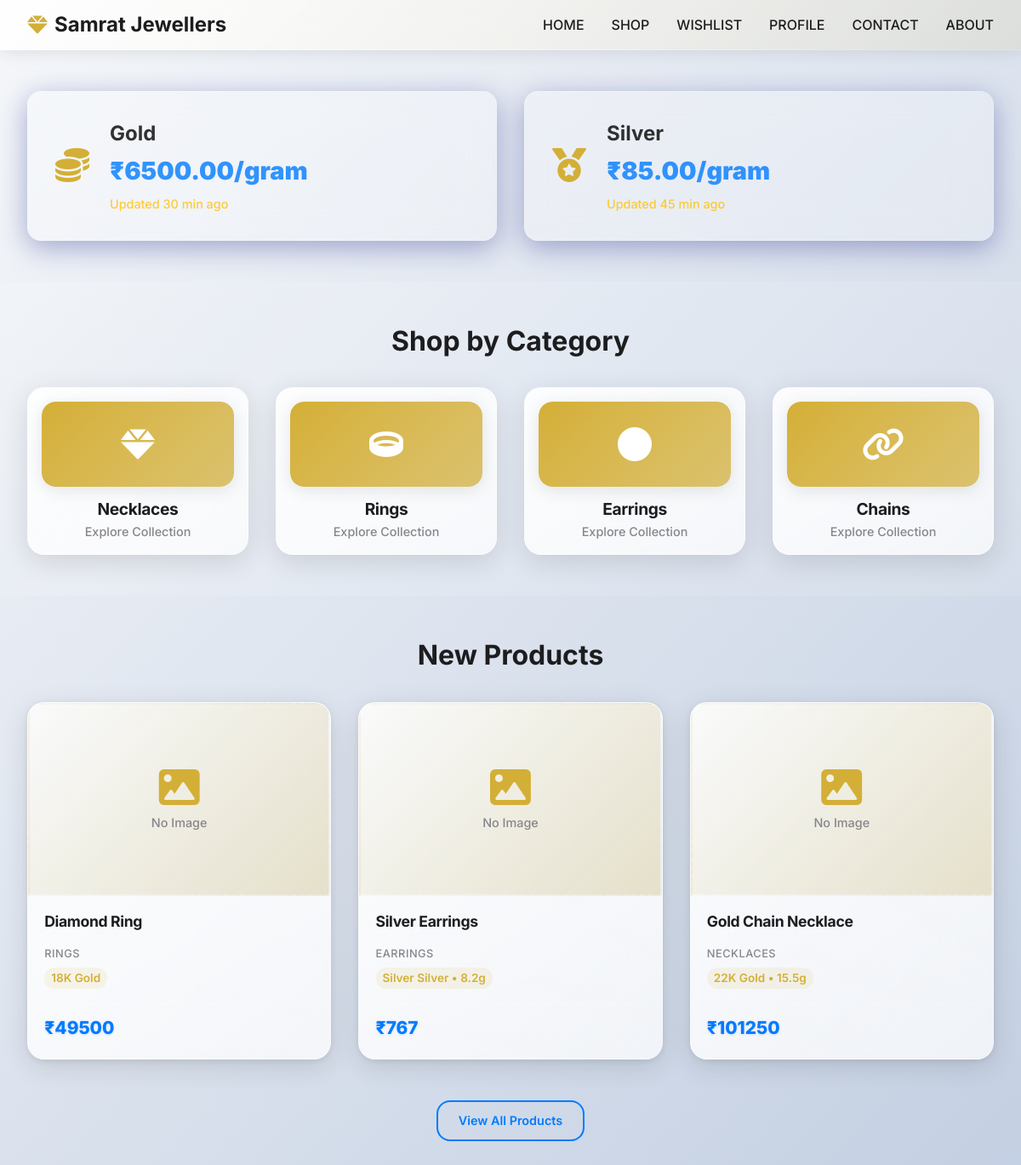
The page / on the database its author committed.
### tables this page shows
CREATE TABLE metal_rates (
        id INTEGER PRIMARY KEY,
        metal TEXT UNIQUE NOT NULL,
        rate_per_gram REAL NOT NULL,
        source TEXT DEFAULT 'Manual',
        fetched_at TIMESTAMP DEFAULT CURRENT_TIMESTAMP
    );

CREATE TABLE products (
        id INTEGER PRIMARY KEY,
        name TEXT NOT NULL,
        sku TEXT UNIQUE NOT NULL,
        category TEXT NOT NULL,
        description TEXT,
        price_type TEXT DEFAULT 'fixed',
        weight_in_grams REAL DEFAULT 0,
        base_price REAL NOT NULL,
        metal_type TEXT DEFAULT 'gold',
        purity TEXT DEFAULT '22K',
        image TEXT DEFAULT 'default.jpg',
        image_url TEXT,
        weight REAL DEFAULT 0,
        making_charges REAL DEFAULT 0,
        making_charges_type TEXT DEFAULT 'rupees',
        is_hidden INTEGER DEFAULT 0
    );

### app_simple.py (the view)
@app.route('/')
def home():
    conn = get_db()
    c = conn.cursor()
    c.execute('SELECT * FROM products WHERE is_hidden = 0 ORDER BY id DESC LIMIT 10')
    products = c.fetchall()
    conn.close()
    rates = get_metal_rates()
    product_list = []
    for product in products:
        product_dict = {
            'id': product[0], 'name': product[1], 'sku': product[2], 'category': product[3],
            'description': product[4], 'price_type': product[5], 'weight_in_grams': product[6],
            'base_price': product[7], 'metal_type': product[8], 'purity': product[9], 'image': product[10],
            'image_url': product[11], 'weight': product[12], 'making_charges': product[13],
            'making_charges_type': product[14], 'calculated_price': calculate_price(product, rates)
        }
        product_list.append(product_dict)
    return render_template('home.html', products=product_list, rates=rates)

### app_simple.py (called while the page is built)
def get_db():
    return sqlite3.connect('samrat_jewellers.db')

def get_metal_rates():
    conn = get_db()
    c = conn.cursor()
    c.execute('SELECT * FROM metal_rates')
    rates = c.fetchall()
    conn.close()
    rate_dict = {}
    for rate in rates:
        rate_dict[rate[1]] = {
            'rate_per_gram': rate[2],
            'source': rate[3],
            'fetched_at': rate[4]
        }
    return rate_dict

def calculate_price(product, rates):
    if product[5] == 'fixed':
        base_price = product[7]
        if product[14] == 'percent':
            making_cost = base_price * (product[13] / 100)
        else:
            making_cost = product[13]
        return round(base_price + making_cost, 2)
    elif product[5] == 'per_gram':
        metal = product[8]
        if metal in rates:
            base_rate = rates[metal]['rate_per_gram']
            metal_cost = base_rate * product[12]  # rate * weight
            if product[14] == 'percent':
                making_cost = metal_cost * (product[13] / 100)
            else:
                making_cost = product[13]
            return round(metal_cost + making_cost, 2)
    return product[7]

### templates/home.html (shortened to what this page needs)
{% extends "base.html" %}
{% block content %}
<section class="metal-rates">
    <div class="container">
        <div class="rates-grid">
            {% if rates.gold %}
            <div class="rate-card">
                <div class="rate-icon">
                    <i class="fas fa-coins"></i>
                </div>
                <div class="rate-info">
                    <h3>Gold</h3>
                    <p class="rate-price">₹{{ "%.2f"|format(rates.gold.rate_per_gram) }}/gram</p>
                    <p class="rate-time">
                        {% set time_diff = 30 %}
                        {% if time_diff < 30 %}
                            <span class="rate-fresh">Updated {{ "%.0f"|format(time_diff) }} min ago</span>
                        {% elif time_diff < 120 %}
                            <span class="rate-moderate">Updated {{ "%.0f"|format(time_diff) }} min ago</span>
                        {% else %}
                            <span class="rate-old">Updated {{ "%.0f"|format(time_diff/60) }} hrs ago</span>
                        {% endif %}
                    </p>
                </div>
            </div>
            {% endif %}
            {% if rates.silver %}
            <div class="rate-card">
                <div class="rate-icon">
                    <i class="fas fa-medal"></i>
                </div>
                <div class="rate-info">
                    <h3>Silver</h3>
                    <p class="rate-price">₹{{ "%.2f"|format(rates.silver.rate_per_gram) }}/gram</p>
                    <p class="rate-time">
                        {% set time_diff = 45 %}
                        {% if time_diff < 30 %}
                            <span class="rate-fresh">Updated {{ "%.0f"|format(time_diff) }} min ago</span>
                        {% elif time_diff < 120 %}
                            <span class="rate-moderate">Updated {{ "%.0f"|format(time_diff) }} min ago</span>
                        {% else %}
                            <span class="rate-old">Updated {{ "%.0f"|format(time_diff/60) }} hrs ago</span>
                        {% endif %}
                    </p>
                </div>
            </div>
            {% endif %}
        </div>
    </div>
</section>
<section class="categories">
    <div class="container">
        <h2>Shop by Category</h2>
        <div class="categories-grid">
            {% if categories %}
                {% for category in categories %}
                <a href="{{ url_for('shop', category=category.name) }}" class="category-card">
                    <div class="category-image">
                        {% if category.image_url %}
                            <img src="{{ category.image_url }}" alt="{{ category.name }}" onerror="this.style.display='none'; this.nextElementSibling.style.display='flex'">
                            <div class="category-placeholder" style="display:none">
                                <i class="fas fa-gem"></i>
                            </div>
                        {% else %}
                            <div class="category-placeholder">
                                <i class="fas fa-gem"></i>
                            </div>
                        {% endif %}
                    </div>
                    <div class="category-overlay">
                        <h3>{{ category.name }}</h3>
                    </div>
                </a>
                {% endfor %}
            {% else %}
                <a href="{{ url_for('shop', category='Necklaces') }}" class="category-card">
                    <div class="category-image">
                        <div class="category-placeholder">
                            <i class="fas fa-gem"></i>
                        </div>
                    </div>
                    <div class="category-overlay">
                        <h3>Necklaces</h3>
                        <p>Explore Collection</p>
                    </div>
                </a>
                <a href="{{ url_for('shop', category='Rings') }}" class="category-card">
                    <div class="category-image">
                        <div class="category-placeholder">
                            <i class="fas fa-ring"></i>
                        </div>
                    </div>
                    <div class="category-overlay">
                        <h3>Rings</h3>
                        <p>Explore Collection</p>
                    </div>
                </a>
                <a href="{{ url_for('shop', category='Earrings') }}" class="category-card">
                    <div class="category-image">
                        <div class="category-placeholder">
                            <i class="fas fa-circle"></i>
                        </div>
                    </div>
                    <div class="category-overlay">
                        <h3>Earrings</h3>
                        <p>Explore Collection</p>
                    </div>
                </a>
                <a href="{{ url_for('shop', category='Chains') }}" class="category-card">
                    <div class="category-image">
                        <div class="category-placeholder">
                            <i class="fas fa-link"></i>
                        </div>
                    </div>
                    <div class="category-overlay">
                        <h3>Chains</h3>
                        <p>Explore Collection</p>
                    </div>
                </a>
            {% endif %}
        </div>
    </div>
</section>
<section class="featured-products">
    <div class="container">
        <h2>New Products</h2>
        <div class="products-grid">
            {% for product in products %}
            <a href="{{ url_for('product_detail', product_id=product.id) }}" class="product-card-link">
            <div class="product-card">
                <div class="product-image">
                    {% if product.image_url %}
                        <div class="image-placeholder" style="display:none"><i class="fas fa-image"></i><span>No Image</span></div>
                    {% elif product.image and product.image != 'default.jpg' %}
                        <div class="image-placeholder" style="display:none"><i class="fas fa-image"></i><span>No Image</span></div>
                    {% else %}
                        <div class="image-placeholder">
                            <i class="fas fa-image"></i>
                            <span>No Image</span>
                        </div>
                    {% endif %}
                </div>
                <div class="product-info">
                    <h3>{{ product.name }}</h3>
                    <div class="product-details">
                        <p class="product-category">{{ product.category }}</p>
                        {% if product.price_type == 'per_gram' %}
                            <p class="product-metal">{{ product.purity }} {{ product.metal_type|title }} • {{ product.weight_in_grams }}g</p>
                        {% else %}
                            <p class="product-metal">{{ product.purity }} {{ product.metal_type|title }}</p>
                        {% endif %}
                    </div>
                    <div class="product-pricing">
                        <p class="product-price">₹{{ "%.0f"|format(product.calculated_price) }}</p>
                    </div>
                </div>
            </div>
            </a>
            {% endfor %}
        </div>
        <div class="text-center">
            <a href="{{ url_for('shop') }}" class="btn btn-outline">View All Products</a>
        </div>
    </div>
</section>
{% endblock %}

### templates/base.html (shortened to what this page needs)
<!DOCTYPE html>
<html lang="en">
<head>
    <link rel="stylesheet" href="{{ url_for('static', filename='css/style.css') }}">
    <link rel="stylesheet" href="https://cdnjs.cloudflare.com/ajax/libs/font-awesome/6.0.0/css/all.min.css">
</head>
<body>
    <nav class="navbar">
        <div class="nav-container">
            <div class="nav-brand">
                <a href="{{ url_for('home') }}">
                    <i class="fas fa-gem"></i>
                    Samrat Jewellers
                </a>
            </div>
            <div class="nav-menu" id="nav-menu">
                <a href="{{ url_for('home') }}" class="nav-link">HOME</a>
                <a href="{{ url_for('shop') }}" class="nav-link">SHOP</a>
                <a href="{{ url_for('wishlist') }}" class="nav-link">WISHLIST</a>
                <a href="{{ url_for('profile') }}" class="nav-link">PROFILE</a>
                <a href="{{ url_for('contact') }}" class="nav-link">CONTACT</a>
                <a href="{{ url_for('about') }}" class="nav-link">ABOUT</a>
            </div>
        </div>
    </nav>
    <main>
        {% block content %}{% endblock %}
    </main>
</body>
</html>

### rows shown on the page
metal_rates: gold.rate_per_gram "6500.00"
metal_rates: silver.rate_per_gram "85.00"
products: name "Diamond Ring", category "RINGS", purity "18K", metal_type "Gold", calculated_price "49500"
products: name "Silver Earrings", category "EARRINGS", purity "Silver", metal_type "Silver", weight_in_grams "8.2", calculated_price "767"
products: name "Gold Chain Necklace", category "NECKLACES", purity "22K", metal_type "Gold", weight_in_grams "15.5", calculated_price "101250"

### other values the page prints
{{ "%.0f"|format(time_diff) }} "30"
{{ "%.0f"|format(time_diff) }} "45"
